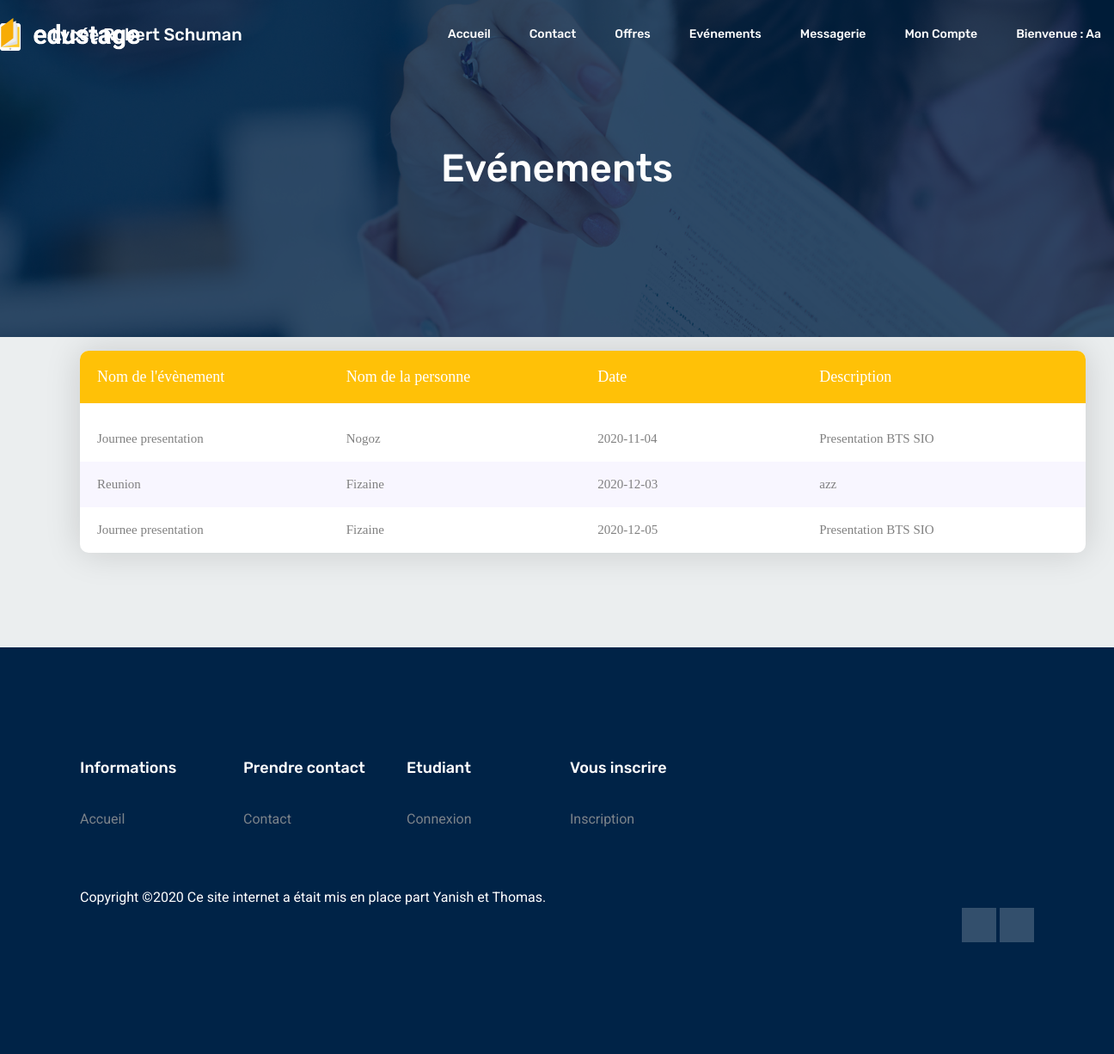
Screenshot of /View/evenement_etudiant.php (signed in) with the database file from the repository.
### tables this page shows
CREATE TABLE IF NOT EXISTS `evenement` (
  `id` int(11) NOT NULL AUTO_INCREMENT,
  `nom_evenement` varchar(50) NOT NULL,
  `nom_personne` varchar(50) NOT NULL,
  `date` date NOT NULL,
  `description` varchar(50) NOT NULL,
  PRIMARY KEY (`id`)
);

### View/evenement_etudiant.php (the view, shortened to what this page needs)
<!DOCTYPE html>
<html lang="en">
  <head>
<link rel="stylesheet" type="text/css" href="../tableau/vendor/bootstrap/css/bootstrap.min.css">
<link rel="stylesheet" type="text/css" href="../tableau/fonts/font-awesome-4.7.0/css/font-awesome.min.css">
<link rel="stylesheet" type="text/css" href="../tableau/vendor/animate/animate.css">
<link rel="stylesheet" type="text/css" href="../tableau/vendor/select2/select2.min.css">
<link rel="stylesheet" type="text/css" href="../tableau/vendor/perfect-scrollbar/perfect-scrollbar.css">
<link rel="stylesheet" type="text/css" href="../tableau/css/util.css">
<link rel="stylesheet" type="text/css" href="../tableau/css/main.css">
<link rel="stylesheet" type="text/css" href="../tableau/css/style2.css">
<link rel="stylesheet" type="text/css" href="../tableau/css/style3.css">
    <link rel="stylesheet" href="../css/bootstrap.css" />
    <link rel="stylesheet" href="../css/flaticon.css" />
    <link rel="stylesheet" href="../css/themify-icons.css" />
    <link rel="stylesheet" href="../vendors/owl-carousel/owl.carousel.min.css" />
    <link rel="stylesheet" href="../vendors/nice-select/css/nice-select.css" />
    <link rel="stylesheet" href="../css/style.css" />
    <link rel="stylesheet" href="../css/style3.css" />
  </head>
  <body>
    <header class="header_area white-header">
      <div class="main_menu">
        <nav class="navbar navbar-expand-lg navbar-light">
            <a class="navbar-brand" href="index.html">
              <img class="logo-2" src="img/logo2.png" alt="" />
            </a>
            <div class="container">
            <div class="collapse navbar-collapse offset" id="navbarSupportedContent">
              <ul class="nav navbar-nav menu_nav ml-auto">
                <?php
                if (isset($_SESSION['email'])){
                  if ($_SESSION['role'] == "client") { ?>
                    <div class="position2">
                    <?php echo'Lycée Robert Schuman'?>
                    </div>
                    <li class="nav-item">
                      <a class="nav-link" href="../index.php">Accueil</a>
                    </li>
                    <li class="nav-item">
                      <a class="nav-link" href="contact.php">Contact</a>
                    </li>
                    <li class="nav-item">
                      <a class="nav-link" href="offre_emploi_client.php">Offres</a>
                    </li>
                    <li class="nav-item submenu dropdown">
                      <a href="evenement.php" class="nav-link dropdown-toggle"> Evénements
                      </a>
                    </li>
                    <li class="nav-item submenu dropdown">
                      <a href="messagerie.php" class="nav-link dropdown-toggle"> Messagerie
                      </a>
                    </li>
                    <li class="nav-item">
                      <a class="nav-link" href="moncompte_client.php">Mon compte</a>
                    </li>
                    <li class="nav-item submenu dropdown">
                      <a href="moncompte_client.php" class="nav-link dropdown-toggle"><?php echo'Bienvenue : ', $_SESSION['prenom'];?>
                      </a>
                    </li>
                 <?php }
                }  ?>
              </ul>
            </div>
          </div>
        </nav>
      </div>
    </header>
    <section class="banner_area">
      <div class="banner_inner d-flex align-items-center">
        <div class="overlay"></div>
        <div class="container">
          <div class="row justify-content-center">
            <div class="col-lg-6">
              <div class="banner_content text-center">
                <h2>Evénements </h2>
              </div>
            </div>
          </div>
        </div>
      </div>
    </section>
    <?php
  	try{
  		$bdd= new PDO('mysql:host=localhost;dbname=ecole; charset=utf8','root','');
  	}
  	catch (Exception $e){
  		die('Erreur:'.$e->getMessage());
  	}
  	?>
<div class="container">
  <p>  <div class="container-table100">
      <div class="wrap-table100">
        <div class="table100 ver1 m-b-110">
          <div class="table100-head">
  						<table>
  							<thead>
                  <tr class="row100 head">
                    <th class="cell100 column1">Nom de l'évènement</th>
                    <th class="cell100 column2">Nom de la personne</th>
                    <th class="cell100 column3">Date</th>
                    <th class="cell100 column4">Description</th>
                  </tr>
                </thead>
              </table>
            </div></p>
            <div class="table100-body js-pscroll">
              <table>
                <tbody>
                  <?php
                  $req = $bdd->prepare('SELECT * FROM evenement');
                  $req->execute(array('email'=>$_SESSION['email']));
                  $donnees= $req->fetchall();
                  foreach ($donnees as $value) {
                    echo '<tr class="row100 body">
                          <td class="cell100 column1">'.$value["nom_evenement"].'</td>
                          <td class="cell100 column2">'.$value["nom_personne"].'</td>
                          <td class="cell100 column3">'.$value["date"].'</td>
                          <td class="cell100 column4">'.$value["description"].'</td>
                          </tr>';
                  }
                  ?>
  							</tbody>
  						</table>
  					</div>
  				</div>
<footer class="footer-area section_gap">
  <div class="container">
    <div class="row">
      <div class="col-lg-2 col-md-6 single-footer-widget">
        <h4>Informations</h4>
        <ul>
          <li><a href="../index.php">Accueil</a></li>
        </ul>
      </div>
      <div class="col-lg-2 col-md-6 single-footer-widget">
        <h4>Prendre contact</h4>
        <ul>
          <li><a href="contact.php">Contact</a></li>
        </ul>
      </div>
      <div class="col-lg-2 col-md-6 single-footer-widget">
        <h4>Etudiant</h4>
        <ul>
          <li><a href="connexion.php">Connexion</a></li>
        </ul>
      </div>
      <div class="col-lg-2 col-md-6 single-footer-widget">
        <h4>Vous inscrire</h4>
        <ul>
          <li><a href="inscription.php">Inscription</a></li>
        </ul>
      </div>
    </div>
    <div class="row footer-bottom d-flex justify-content-between">
      <p class="col-lg-8 col-sm-12 footer-text m-0 text-white">
Copyright &copy;<script>document.write(new Date().getFullYear());</script> Ce site internet a était mis en place part Yanish et Thomas.
      </p>
      <div class="col-lg- col-sm-12 footer-social">
        <a href="https://fr-fr.facebook.com/pages/lyc%C3%A9e-robert-shuman-dugny/138783332978707"><i class="ti-facebook"></i></a>
        <a href="https://www.linkedin.com/authwall?trk=ripf&trkInfo=AQEox7flDVgK6wAAAXTU30Sg9G1wuydfYLa76GB2oassbBSdjOi9-W4ZjXPYF8_C316tFE1wSZJQcJXqWoZZ_TSYGc-KGAmfL2kQ0G2cJ_EJNiW2QL5Z-8o7AyjmF9l5fSLAA-I=&originalReferer=https://www.google.com/&sessionRedirect=https%3A%2F%2Ffr.linkedin.com%2Fschool%2Flyc%25C3%25A9erobertschuman%2F"><i class="ti-linkedin"></i></a>
      </div>
    </div>
  </div>
</footer>
  </body>
</html>

### tableau/css/main.css (style rules this page uses)
* { margin: 0px; padding: 0px; box-sizing: border-box; }
body, html { height: 100%; font-family: sans-serif; }
a { margin: 0px; transition: all 0.4s; -webkit-transition: all 0.4s; -o-transition: all 0.4s; -moz-transition: all 0.4s; }
h1,h2,h3,h4,h5,h6 { margin: 0px; }
p { margin: 0px; }
ul, li { margin: 0px; list-style-type: none; }
.js-pscroll { position: relative; overflow: hidden; }
.wrap-table100 { width: 1170px; }
.table100 { background-color: #fff; }
table { width: 100%; }
th, td { font-weight: unset; padding-right: 10px; }
.table100-head th { padding-top: 18px; padding-bottom: 18px; }
.table100-body td { padding-top: 16px; padding-bottom: 16px; }
.table100 { position: relative; padding-top: 60px; }
.table100-head { position: absolute; width: 100%; top: 0; left: 0; }
.table100-body { max-height: 585px; overflow: auto; }
.table100.ver1 td { font-family: Lato-Regular; font-size: 15px; color: #808080; line-height: 1.4; }
.table100.ver1 .table100-body tr:nth-child(even) { background-color: #f8f6ff; }
.table100.ver1 { border-radius: 10px; overflow: hidden; box-shadow: 0 0px 40px 0px rgba(0, 0, 0, 0.15); -moz-box-shadow: 0 0px 40px 0px rgba(0, 0, 0, 0.15); -webkit-box-shadow: 0 0px 40px 0px rgba(0, 0, 0, 0.15); -o-box-shadow: 0 0px 40px 0px rgba(0, 0, 0, 0.15); -ms-box-shadow: 0 0px 40px 0px rgba(0, 0, 0, 0.15); }

### tableau/css/style2.css (style rules this page uses)
.column1 { width: 18%; padding-left: 20px; }
.column2 { width: 17%; }
.column3 { width: 15%; }
.column4 { width: 18%; }
.table100.ver1 th { font-family: Lato-Bold; font-size: 18px; color: #fff; line-height: 1.4; background-color: #ffc107; }

### tableau/css/style3.css (style rules this page uses)
.table100.ver1 th { font-family: Lato-Bold; font-size: 18px; color: #fff; line-height: 1.4; background-color: #ffc107; }

### css/style3.css (style rules this page uses)
.position2 { position: absolute; left: 60px; text-transform: capitalize; color: #ffffff; font: 500 20px/80px "Rubik", sans-serif; }

### rows the page displays
evenement: nom_evenement "Journee presentation", nom_personne "Nogoz", date "2020-11-04", description "Presentation BTS SIO"
evenement: nom_evenement "Reunion", nom_personne "Fizaine", date "2020-12-03", description "azz"
evenement: nom_evenement "Journee presentation", nom_personne "Fizaine", date "2020-12-05", description "Presentation BTS SIO"

### other values shown
$_SESSION['prenom'] "Aa"
